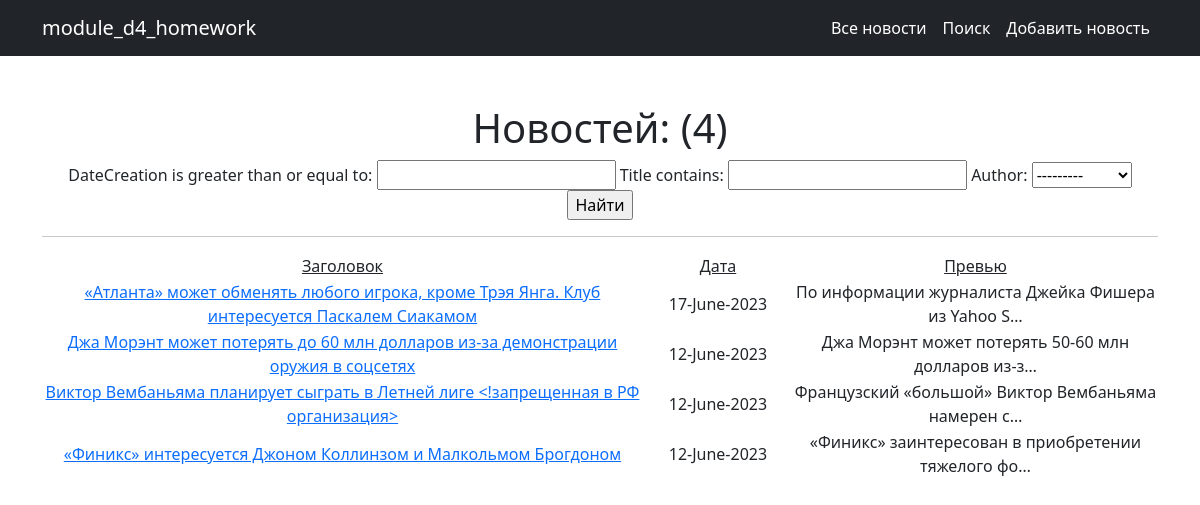
Before: /news/search with the older database file.
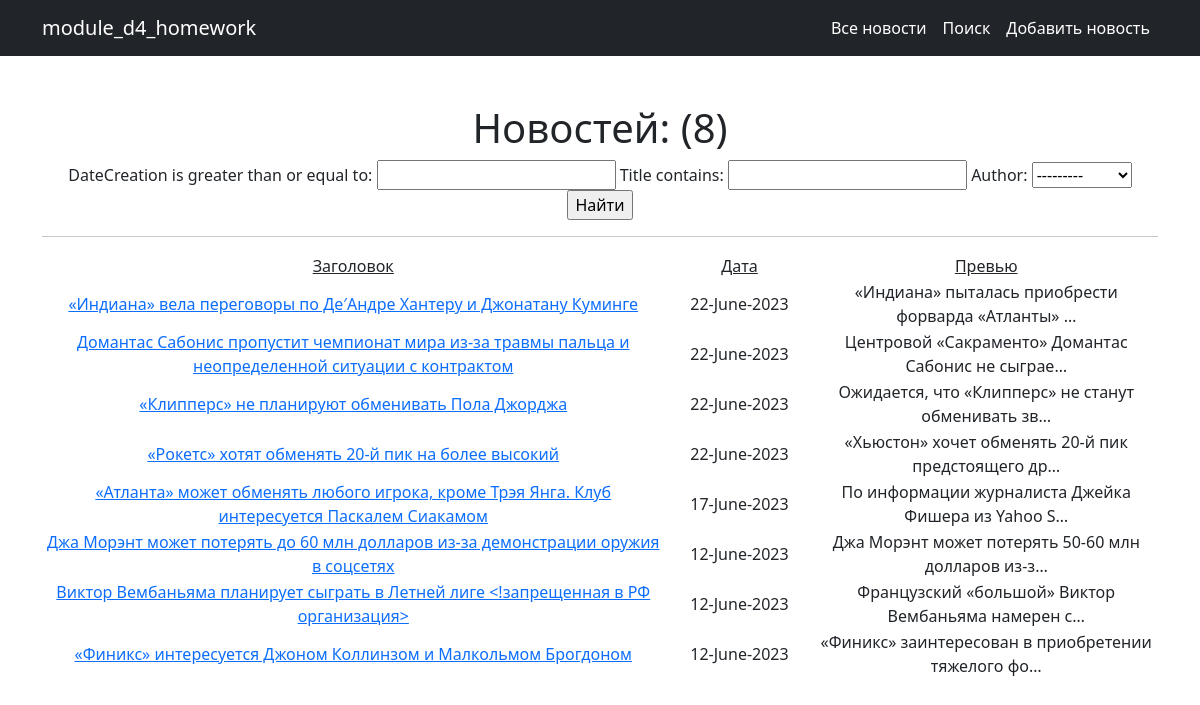
After: the same page with the newer database file.
### news/models.py (models this page shows, shortened)
class Post(models.Model):
    news = 'NW'
    article = 'AR'
    TYPES = [
        (news, 'Новость'),
        (article, 'Статья'),
    ]
    author = models.ForeignKey(Author, on_delete=models.CASCADE)
    categoryType = models.CharField(max_length=2, choices=TYPES, default=news)
    dateCreation = models.DateTimeField(auto_now_add=True)
    postCategory = models.ManyToManyField(Category, through='PostCategory')
    title = models.CharField(max_length=128)
    text = models.TextField()
    rating = models.SmallIntegerField(default=0)

### news/views.py (the view, shortened to what this page needs)
# urls.py: path('search', SearchList.as_view(), name='search'),
class SearchList(ListView):
    model = Post
    template_name = 'search.html'
    context_object_name = 'news'
    queryset = Post.objects.order_by('-id')
    paginate_by = 10
    form_class = PostForm
    def get_context_data(self, **kwargs):
        context = super().get_context_data(**kwargs)
        context['filter'] = NewsFilter(self.request.GET, queryset=self.get_queryset())
        context['form'] = PostForm()
        return context

### news/forms.py
class PostForm(ModelForm):
    class Meta:
        model = Post
        fields = ['author', 'categoryType', 'postCategory', 'title', 'text']

### news/models.py (called while the page is built)
    def __str__(self):
        return self.authorUser.username

### news/templatetags/custom_filters.py (called while the page is built)
@register.filter(name='censor')
def censor(text):
    forbidden_vocabulary = ['nba', 'нба']
    for i in forbidden_vocabulary:
        text = text.replace(i, '<!запрещенная в РФ организация>')
        text = text.replace(i.upper(), '<!запрещенная в РФ организация>')
    return text

### templates/search.html (shortened to what this page needs)
{% extends 'flatpages/default.html' %}
{% load custom_filters %}
{% block content %}
<h1>Новостей: ({{ news|length }})</h1>
<form method="get">
    {{ filter.form }}
    <input type="submit" value="Найти">
</form>
<hr>
{% if news %}
    <table>
        <tr>
            <td><u>Заголовок</u></td>
            <td width="150"><u>Дата</u></td>
            <td><u>Превью</u></td>
        </tr>
    {% for det_news in filter.qs %}
        <tr>
            <td>
                <a href="{% url 'news_detail' det_news.id %}">{{ det_news.title|censor }}</a>
            </td>
            <td>{{ det_news.dateCreation|date:'d-N-Y' }}</td>
            <td>{{ det_news.text|censor|truncatechars:50 }}</td>
        </tr>
    {% endfor %}
    </table>
{% else %}
    <h2>Новостей нет!</h2>
{% endif %}
{% endblock content %}

### templates/flatpages/default.html (shortened to what this page needs)
{% load static %}
<!DOCTYPE html>
<html lang="en">
    <head>
        <link href="{% static 'css/styles.css' %}" rel="stylesheet" />
    </head>
    <body>
        <nav class="navbar navbar-expand-lg navbar-dark bg-dark">
            <div class="container">
                <a class="navbar-brand" href="#">module_d4_homework</a>
                <div class="collapse navbar-collapse" id="navbarSupportedContent">
                    <ul class="navbar-nav ms-auto mb-2 mb-lg-0">
                        <li class="nav-item"><a class="nav-link active" href="/news">Все новости</a></li>
                        <li class="nav-item"><a class="nav-link active" href="/news/search">Поиск</a></li>
                        <li class="nav-item"><a class="nav-link active" href="/news/add">Добавить новость</a></li>
                    </ul>
                </div>
            </div>
        </nav>
        <div class="container">
            <div class="text-center mt-5">
                {% block content %}
                {% endblock content %}
            </div>
        </div>
    </body>
</html>

Changed rows visible on the page:
added Post: title|censor "«Индиана» вела переговоры по Де′Андре Хантеру и Джонатану Куминге", dateCreation "22-June-2023", text|censor "«Индиана» пыталась приобрести форварда «Атланты» …"
added Post: title|censor "Домантас Сабонис пропустит чемпионат мира из-за травмы пальца и неопределенной ситуации с контрактом", dateCreation "22-June-2023", text|censor "Центровой «Сакраменто» Домантас Сабонис не сыграе…"
added Post: title|censor "«Клипперс» не планируют обменивать Пола Джорджа", dateCreation "22-June-2023", text|censor "Ожидается, что «Клипперс» не станут обменивать зв…"
added Post: title|censor "«Рокетс» хотят обменять 20-й пик на более высокий", dateCreation "22-June-2023", text|censor "«Хьюстон» хочет обменять 20-й пик предстоящего др…"
Other visible differences:
{{ news|length }}: "4" → "8"
